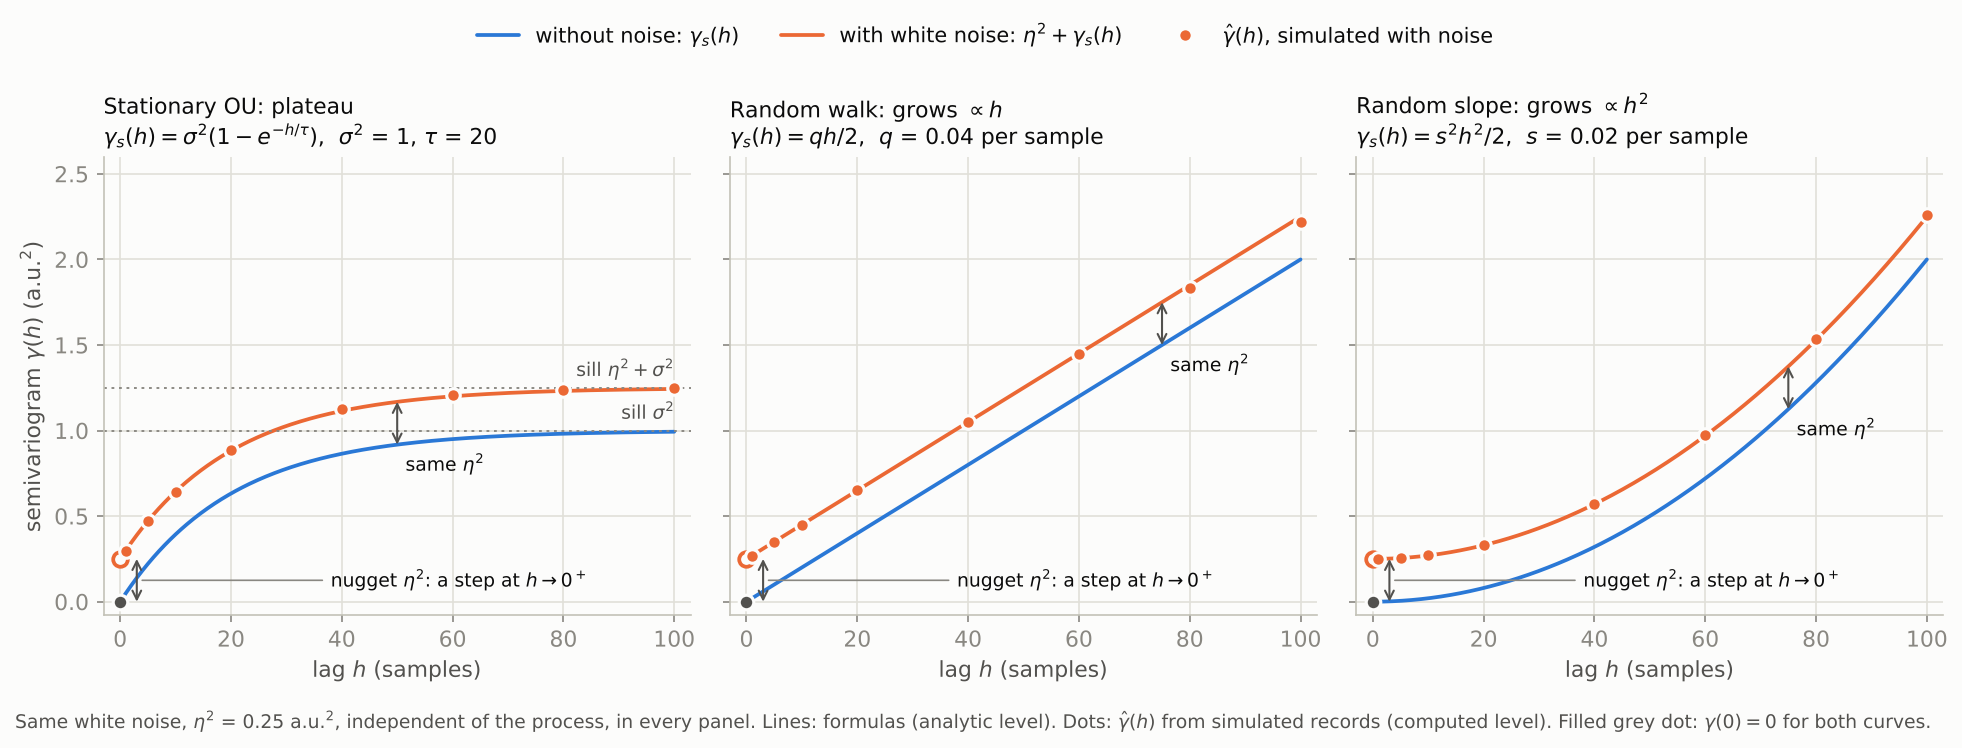

Generate this figure with Python:
"""fig_nugget.py -- the picture for the brief chat answer on the nugget
(2026-10-28): independent white noise of variance eta2 lifts a semivariogram by
the same constant at every lag h > 0 and leaves its shape unchanged.
Standalone figure script, not pipeline code.

Lines: gamma(h) from the formulas (analytic level), h > 0, gamma(0) = 0:
  stationary OU      gamma_s(h) = sigma2 (1 - exp(-h / tau))
  random walk        gamma_s(h) = q h / 2
  random slope       gamma_s(h) = s^2 h^2 / 2
  with noise         gamma(h)   = eta2 + gamma_s(h)
Dots: gamma_hat(h) = half the mean squared difference at lag h, from simulated
records of each process plus the noise (computed level). Check printed: every
dot within 3 Monte Carlo SE of its formula (prediction fixed before running).
Layers: CFG (parameters) | simulate (data) | estimate (analysis) | plot.
Seed 20261039; numpy, matplotlib. Run:  python fig_nugget.py  ->  fig_nugget.png
"""
from pathlib import Path

import matplotlib
matplotlib.use("Agg")
import matplotlib.pyplot as plt
import numpy as np

CFG = dict(
    seed=20261039, eta2=0.25, sigma2=1.0, tau=20.0, q=0.04, s=0.02, h_max=100,
    lags=(1, 5, 10, 20, 40, 60, 80, 100),
    n_ou=(400, 2000), n_rw=(1000, 1000), n_sl=(4000, 400),
    colors=dict(base="#2a78d6", nug="#eb6834"),           # validated: validate_palette.js, light, all PASS
    ink=dict(primary="#0b0b0b", secondary="#52514e", muted="#898781", grid="#e1e0d9", axis="#c3c2b7",
             surface="#fcfcfb"),
    out=Path(__file__).resolve().parent / "fig_nugget.png",
)


# ---------------------------------------------------------------- simulation (data)
def simulate(kind, rng):
    if kind == "ou":
        n_rec, n_len = CFG["n_ou"]
        rho = np.exp(-1.0 / CFG["tau"])
        x = np.empty((n_rec, n_len))
        x[:, 0] = np.sqrt(CFG["sigma2"]) * rng.standard_normal(n_rec)
        e = np.sqrt(CFG["sigma2"] * (1 - rho ** 2)) * rng.standard_normal((n_rec, n_len))
        for j in range(1, n_len):
            x[:, j] = rho * x[:, j - 1] + e[:, j]
    elif kind == "rw":
        n_rec, n_len = CFG["n_rw"]
        x = np.cumsum(np.sqrt(CFG["q"]) * rng.standard_normal((n_rec, n_len)), axis=1)
    else:
        n_rec, n_len = CFG["n_sl"]
        t = np.arange(n_len)[None, :] - (n_len - 1) / 2
        x = CFG["s"] * rng.standard_normal((n_rec, 1)) * t
    return x + np.sqrt(CFG["eta2"]) * rng.standard_normal(x.shape)


# ---------------------------------------------------------------- formulas and estimator (analysis)
def gamma_s(kind, h):
    h = np.asarray(h, dtype=float)
    if kind == "ou":
        return CFG["sigma2"] * (1 - np.exp(-h / CFG["tau"]))
    if kind == "rw":
        return CFG["q"] * h / 2
    return CFG["s"] ** 2 * h ** 2 / 2


def gamma_hat(x, h):
    per = 0.5 * np.mean((x[:, h:] - x[:, :-h]) ** 2, axis=1)
    return per.mean(), per.std(ddof=1) / np.sqrt(per.size)


# ---------------------------------------------------------------- plot
def plot(results):
    ink, col = CFG["ink"], CFG["colors"]
    plt.rcParams.update({"font.family": "DejaVu Sans", "font.size": 10.5, "axes.edgecolor": ink["axis"],
                         "axes.labelcolor": ink["secondary"], "xtick.color": ink["muted"], "ytick.color": ink["muted"]})
    fig, axes = plt.subplots(1, 3, figsize=(13.2, 4.6), sharey=True, facecolor=ink["surface"])
    titles = {"ou": ("Stationary OU: plateau", r"$\gamma_s(h)=\sigma^2(1-e^{-h/\tau})$,  $\sigma^2$ = 1, $\tau$ = 20"),
              "rw": ("Random walk: grows $\\propto h$", r"$\gamma_s(h)=qh/2$,  $q$ = 0.04 per sample"),
              "sl": ("Random slope: grows $\\propto h^2$", r"$\gamma_s(h)=s^2h^2/2$,  $s$ = 0.02 per sample")}
    hh = np.linspace(1e-3, CFG["h_max"], 400)
    eta2 = CFG["eta2"]
    for ax, kind in zip(axes, ("ou", "rw", "sl")):
        ax.set_facecolor(ink["surface"])
        ax.grid(True, color=ink["grid"], linewidth=0.8)
        ax.set_axisbelow(True)
        for side in ("top", "right"):
            ax.spines[side].set_visible(False)
        g = gamma_s(kind, hh)
        ax.plot(hh, g, color=col["base"], lw=1.8, solid_capstyle="round", label="without noise: $\\gamma_s(h)$")
        ax.plot(hh, eta2 + g, color=col["nug"], lw=1.8, solid_capstyle="round",
                label="with white noise: $\\eta^2+\\gamma_s(h)$")
        # the origin: gamma(0) = 0 for both; the noisy curve starts at eta2 just after it (open circle)
        ax.plot([0], [0], "o", ms=7, color=ink["secondary"], mec=ink["surface"], mew=1.5, zorder=5)
        ax.plot([0.0], [eta2], "o", ms=7, mfc=ink["surface"], mec=col["nug"], mew=1.8, zorder=5)
        ax.annotate("", xy=(3.0, eta2), xytext=(3.0, 0.0),
                    arrowprops=dict(arrowstyle="<->", color=ink["secondary"], lw=1.0, shrinkA=0, shrinkB=0))
        # label in the free lower-right area, joined to the step by a thin leader
        ax.annotate("nugget $\\eta^2$: a step at $h\\to0^+$", xy=(3.6, eta2 / 2), xytext=(38.0, eta2 / 2),
                    va="center", ha="left", fontsize=9, color=ink["primary"],
                    arrowprops=dict(arrowstyle="-", color=ink["muted"], lw=0.8, shrinkA=2, shrinkB=1))
        # the same offset further out, labelled just under the lower curve
        hx = 50.0 if kind == "ou" else 75.0
        y0 = float(gamma_s(kind, hx))
        ax.annotate("", xy=(hx, y0 + eta2), xytext=(hx, y0),
                    arrowprops=dict(arrowstyle="<->", color=ink["secondary"], lw=1.0, shrinkA=0, shrinkB=0))
        ax.text(hx + 1.5, y0 - 0.05, "same $\\eta^2$", va="top", ha="left", fontsize=9, color=ink["primary"])
        # simulated dots on the noisy curve
        lags = np.array(CFG["lags"])
        m = np.array([results[kind][h][0] for h in lags])
        ax.plot(lags, m, "o", ms=6.5, color=col["nug"], mec=ink["surface"], mew=1.5, zorder=6,
                label="$\\hat\\gamma(h)$, simulated with noise")
        if kind == "ou":
            for level, txt in ((CFG["sigma2"], "sill $\\sigma^2$"), (CFG["sigma2"] + eta2, "sill $\\eta^2+\\sigma^2$")):
                ax.axhline(level, color=ink["muted"], lw=0.9, ls=(0, (1.5, 2.5)))
                ax.text(CFG["h_max"], level + 0.04, txt, ha="right", va="bottom", fontsize=9, color=ink["secondary"])
        title, sub = titles[kind]
        ax.set_title(title + "\n" + sub, fontsize=10.5, color=ink["primary"], loc="left")
        ax.set_xlim(-3, CFG["h_max"] + 3)
        ax.set_ylim(-0.08, 2.6)
        ax.set_xlabel("lag $h$ (samples)")
    axes[0].set_ylabel("semivariogram $\\gamma(h)$ (a.u.$^2$)")
    handles, labels = axes[0].get_legend_handles_labels()
    fig.legend(handles, labels, loc="upper center", ncol=3, frameon=False, fontsize=10, bbox_to_anchor=(0.5, 1.02),
               labelcolor=ink["primary"])
    fig.text(0.01, -0.03, "Same white noise, $\\eta^2$ = 0.25 a.u.$^2$, independent of the process, in every panel. "
             "Lines: formulas (analytic level). Dots: $\\hat\\gamma(h)$ from simulated records (computed level). "
             "Filled grey dot: $\\gamma(0)=0$ for both curves.", fontsize=9, color=ink["secondary"], ha="left")
    fig.tight_layout(rect=(0, 0.0, 1, 0.93))
    fig.savefig(CFG["out"], dpi=150, bbox_inches="tight", facecolor=ink["surface"])
    print("wrote", CFG["out"])


def main():
    rng = np.random.default_rng(CFG["seed"])
    results, ok = {}, True
    for kind in ("ou", "rw", "sl"):
        x = simulate(kind, rng)
        results[kind] = {h: gamma_hat(x, h) for h in CFG["lags"]}
        for h in CFG["lags"]:
            m, se = results[kind][h]
            pred = CFG["eta2"] + float(gamma_s(kind, h))
            good = abs(m - pred) < 3 * se
            ok &= good
            print("%-2s h = %3d: gamma_hat %.4f +/- %.4f, formula %.4f, z = %+.2f %s"
                  % (kind, h, m, se, pred, (m - pred) / se, "" if good else "<- FAIL"))
    print("dots within 3 SE of their formulas:", "PASS" if ok else "FAIL")
    plot(results)


if __name__ == "__main__":
    main()
